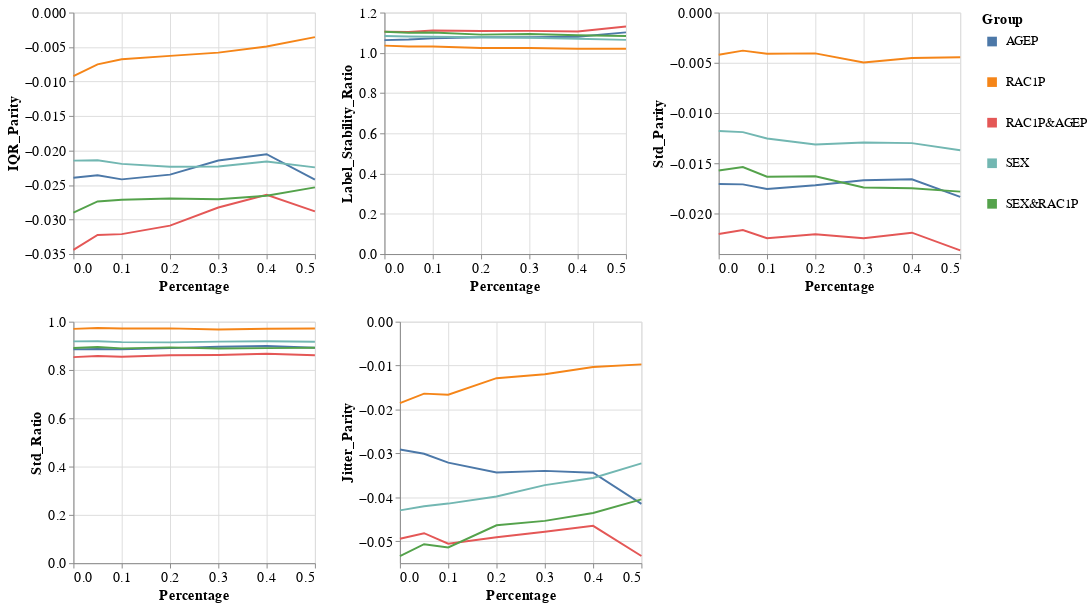

The notebook cell this image was saved under:
### Markdown cell above
### Group metrics per dataset and model

### Code cell
visualizer.create_groups_grid_pct_lines_plot(model_name=MODEL_NAMES[0],
                                             target_preprocessing_technique=PREPROCESSING_TECHNIQUES[0],
                                             group_metrics_type='variance')

### Figure 1 — Vega-Lite specification as saved in the notebook (floating-point values rounded to 4 significant figures)
{"config": {"view": {"continuousWidth": 400, "continuousHeight": 300}, "axis": {"labelFontSize": 15, "titleFontSize": 15}, "legend": {"labelFontSize": 13, "symbolStrokeWidth": 10, "titleFontSize": 15}}, "vconcat": [{"hconcat": [{"mark": "line", "encoding": {"color": {"field": "Group", "type": "nominal"}, "x": {"field": "Percentage", "type": "quantitative"}, "y": {"field": "Metric_Value", "title": "IQR_Parity", "type": "quantitative"}}, "height": 250, "width": 250}, {"data": {"name": "data-b93d85f6df326695f2cd91fbb3cf0f01"}, "mark": "line", "encoding": {"color": {"field": "Group", "type": "nominal"}, "x": {"field": "Percentage", "type": "quantitative"}, "y": {"field": "Metric_Value", "title": "Label_Stability_Ratio", "type": "quantitative"}}, "height": 250, "width": 250}, {"data": {"name": "data-0d9e8126d1ada0380030b4e2690999a8"}, "mark": "line", "encoding": {"color": {"field": "Group", "type": "nominal"}, "x": {"field": "Percentage", "type": "quantitative"}, "y": {"field": "Metric_Value", "title": "Std_Parity", "type": "quantitative"}}, "height": 250, "width": 250}]}, {"hconcat": [{"mark": "line", "encoding": {"color": {"field": "Group", "type": "nominal"}, "x": {"field": "Percentage", "type": "quantitative"}, "y": {"field": "Metric_Value", "title": "Std_Ratio", "type": "quantitative"}}, "height": 250, "width": 250}, {"data": {"name": "data-0247d5ad75c874aca2ae61397e365b96"}, "mark": "line", "encoding": {"color": {"field": "Group", "type": "nominal"}, "x": {"field": "Percentage", "type": "quantitative"}, "y": {"field": "Metric_Value", "title": "Jitter_Parity", "type": "quantitative"}}, "height": 250, "width": 250}], "data": {"name": "data-4e2c5392d53b18b516d1f5e9a4ae5f09"}}], "data": {"name": "data-d7409fc9b0b6319469786d5ee09371ed"}, "$schema": "https://vega.github.io/schema/vega-lite/v4.17.0.json", "datasets": {"data-d7409fc9b0b6319469786d5ee09371ed": [{"Model_Name": "DecisionTreeClassifier", "Metric": "IQR_Parity", "Group": "AGEP", "Metric_Value": -0.02393, "Percentage": 0.0}, {"Model_Name": "DecisionTreeClassifier", "Metric": "IQR_Parity", "Group": "RAC1P", "Metric_Value": -0.009228, "Percentage": 0.0}, {"Model_Name": "DecisionTreeClassifier", "Metric": "IQR_Parity", "Group": "RAC1P&AGEP", "Metric_Value": -0.0344, "Percentage": 0.0}, {"Model_Name": "DecisionTreeClassifier", "Metric": "IQR_Parity", "Group": "SEX", "Metric_Value": -0.02145, "Percentage": 0.0}, {"Model_Name": "DecisionTreeClassifier", "Metric": "IQR_Parity", "Group": "SEX&RAC1P", "Metric_Value": -0.02901, "Percentage": 0.0}, {"Model_Name": "DecisionTreeClassifier", "Metric": "IQR_Parity", "Group": "AGEP", "Metric_Value": -0.02357, "Percentage": 0.05}, {"Model_Name": "DecisionTreeClassifier", "Metric": "IQR_Parity", "Group": "RAC1P", "Metric_Value": -0.007504, "Percentage": 0.05}, {"Model_Name": "DecisionTreeClassifier", "Metric": "IQR_Parity", "Group": "RAC1P&AGEP", "Metric_Value": -0.03223, "Percentage": 0.05}, {"Model_Name": "DecisionTreeClassifier", "Metric": "IQR_Parity", "Group": "SEX", "Metric_Value": -0.02141, "Percentage": 0.05}, {"Model_Name": "DecisionTreeClassifier", "Metric": "IQR_Parity", "Group": "SEX&RAC1P", "Metric_Value": -0.02738, "Percentage": 0.05}, {"Model_Name": "DecisionTreeClassifier", "Metric": "IQR_Parity", "Group": "AGEP", "Metric_Value": -0.02417, "Percentage": 0.1}, {"Model_Name": "DecisionTreeClassifier", "Metric": "IQR_Parity", "Group": "RAC1P", "Metric_Value": -0.006762, "Percentage": 0.1}, {"Model_Name": "DecisionTreeClassifier", "Metric": "IQR_Parity", "Group": "RAC1P&AGEP", "Metric_Value": -0.03211, "Percentage": 0.1}, {"Model_Name": "DecisionTreeClassifier", "Metric": "IQR_Parity", "Group": "SEX", "Metric_Value": -0.02193, "Percentage": 0.1}, {"Model_Name": "DecisionTreeClassifier", "Metric": "IQR_Parity", "Group": "SEX&RAC1P", "Metric_Value": -0.02713, "Percentage": 0.1}, {"Model_Name": "DecisionTreeClassifier", "Metric": "IQR_Parity", "Group": "AGEP", "Metric_Value": -0.02349, "Percentage": 0.2}, {"Model_Name": "DecisionTreeClassifier", "Metric": "IQR_Parity", "Group": "RAC1P", "Metric_Value": -0.006274, "Percentage": 0.2}, {"Model_Name": "DecisionTreeClassifier", "Metric": "IQR_Parity", "Group": "RAC1P&AGEP", "Metric_Value": -0.03088, "Percentage": 0.2}, {"Model_Name": "DecisionTreeClassifier", "Metric": "IQR_Parity", "Group": "SEX", "Metric_Value": -0.02234, "Percentage": 0.2}, {"Model_Name": "DecisionTreeClassifier", "Metric": "IQR_Parity", "Group": "SEX&RAC1P", "Metric_Value": -0.02695, "Percentage": 0.2}, {"Model_Name": "DecisionTreeClassifier", "Metric": "IQR_Parity", "Group": "AGEP", "Metric_Value": -0.02145, "Percentage": 0.3}, {"Model_Name": "DecisionTreeClassifier", "Metric": "IQR_Parity", "Group": "RAC1P", "Metric_Value": -0.005806, "Percentage": 0.3}, {"Model_Name": "DecisionTreeClassifier", "Metric": "IQR_Parity", "Group": "RAC1P&AGEP", "Metric_Value": -0.02825, "Percentage": 0.3}, {"Model_Name": "DecisionTreeClassifier", "Metric": "IQR_Parity", "Group": "SEX", "Metric_Value": -0.02231, "Percentage": 0.3}, {"Model_Name": "DecisionTreeClassifier", "Metric": "IQR_Parity", "Group": "SEX&RAC1P", "Metric_Value": -0.02706, "Percentage": 0.3}, {"Model_Name": "DecisionTreeClassifier", "Metric": "IQR_Parity", "Group": "AGEP", "Metric_Value": -0.02053, "Percentage": 0.4}, {"Model_Name": "DecisionTreeClassifier", "Metric": "IQR_Parity", "Group": "RAC1P", "Metric_Value": -0.004919, "Percentage": 0.4}, {"Model_Name": "DecisionTreeClassifier", "Metric": "IQR_Parity", "Group": "RAC1P&AGEP", "Metric_Value": -0.02641, "Percentage": 0.4}, {"Model_Name": "DecisionTreeClassifier", "Metric": "IQR_Parity", "Group": "SEX", "Metric_Value": -0.02159, "Percentage": 0.4}, {"Model_Name": "DecisionTreeClassifier", "Metric": "IQR_Parity", "Group": "SEX&RAC1P", "Metric_Value": -0.02655, "Percentage": 0.4}, {"Model_Name": "DecisionTreeClassifier", "Metric": "IQR_Parity", "Group": "AGEP", "Metric_Value": -0.0242, "Percentage": 0.5}, {"Model_Name": "DecisionTreeClassifier", "Metric": "IQR_Parity", "Group": "RAC1P", "Metric_Value": -0.003556, "Percentage": 0.5}, {"Model_Name": "DecisionTreeClassifier", "Metric": "IQR_Parity", "Group": "RAC1P&AGEP", "Metric_Value": -0.02883, "Percentage": 0.5}, {"Model_Name": "DecisionTreeClassifier", "Metric": "IQR_Parity", "Group": "SEX", "Metric_Value": -0.02244, "Percentage": 0.5}, {"Model_Name": "DecisionTreeClassifier", "Metric": "IQR_Parity", "Group": "SEX&RAC1P", "Metric_Value": -0.02533, "Percentage": 0.5}], "data-b93d85f6df326695f2cd91fbb3cf0f01": [{"Model_Name": "DecisionTreeClassifier", "Metric": "Label_Stability_Ratio", "Group": "AGEP", "Metric_Value": 1.063, "Percentage": 0.0}, {"Model_Name": "DecisionTreeClassifier", "Metric": "Label_Stability_Ratio", "Group": "RAC1P", "Metric_Value": 1.036, "Percentage": 0.0}, {"Model_Name": "DecisionTreeClassifier", "Metric": "Label_Stability_Ratio", "Group": "RAC1P&AGEP", "Metric_Value": 1.105, "Percentage": 0.0}, {"Model_Name": "DecisionTreeClassifier", "Metric": "Label_Stability_Ratio", "Group": "SEX", "Metric_Value": 1.083, "Percentage": 0.0}, {"Model_Name": "DecisionTreeClassifier", "Metric": "Label_Stability_Ratio", "Group": "SEX&RAC1P", "Metric_Value": 1.105, "Percentage": 0.0}, {"Model_Name": "DecisionTreeClassifier", "Metric": "Label_Stability_Ratio", "Group": "AGEP", "Metric_Value": 1.066, "Percentage": 0.05}, {"Model_Name": "DecisionTreeClassifier", "Metric": "Label_Stability_Ratio", "Group": "RAC1P", "Metric_Value": 1.031, "Percentage": 0.05}, {"Model_Name": "DecisionTreeClassifier", "Metric": "Label_Stability_Ratio", "Group": "RAC1P&AGEP", "Metric_Value": 1.103, "Percentage": 0.05}, {"Model_Name": "DecisionTreeClassifier", "Metric": "Label_Stability_Ratio", "Group": "SEX", "Metric_Value": 1.081, "Percentage": 0.05}, {"Model_Name": "DecisionTreeClassifier", "Metric": "Label_Stability_Ratio", "Group": "SEX&RAC1P", "Metric_Value": 1.099, "Percentage": 0.05}, {"Model_Name": "DecisionTreeClassifier", "Metric": "Label_Stability_Ratio", "Group": "AGEP", "Metric_Value": 1.072, "Percentage": 0.1}, {"Model_Name": "DecisionTreeClassifier", "Metric": "Label_Stability_Ratio", "Group": "RAC1P", "Metric_Value": 1.032, "Percentage": 0.1}, {"Model_Name": "DecisionTreeClassifier", "Metric": "Label_Stability_Ratio", "Group": "RAC1P&AGEP", "Metric_Value": 1.111, "Percentage": 0.1}, {"Model_Name": "DecisionTreeClassifier", "Metric": "Label_Stability_Ratio", "Group": "SEX", "Metric_Value": 1.08, "Percentage": 0.1}, {"Model_Name": "DecisionTreeClassifier", "Metric": "Label_Stability_Ratio", "Group": "SEX&RAC1P", "Metric_Value": 1.101, "Percentage": 0.1}, {"Model_Name": "DecisionTreeClassifier", "Metric": "Label_Stability_Ratio", "Group": "AGEP", "Metric_Value": 1.077, "Percentage": 0.2}, {"Model_Name": "DecisionTreeClassifier", "Metric": "Label_Stability_Ratio", "Group": "RAC1P", "Metric_Value": 1.024, "Percentage": 0.2}, {"Model_Name": "DecisionTreeClassifier", "Metric": "Label_Stability_Ratio", "Group": "RAC1P&AGEP", "Metric_Value": 1.108, "Percentage": 0.2}, {"Model_Name": "DecisionTreeClassifier", "Metric": "Label_Stability_Ratio", "Group": "SEX", "Metric_Value": 1.077, "Percentage": 0.2}, {"Model_Name": "DecisionTreeClassifier", "Metric": "Label_Stability_Ratio", "Group": "SEX&RAC1P", "Metric_Value": 1.09, "Percentage": 0.2}, {"Model_Name": "DecisionTreeClassifier", "Metric": "Label_Stability_Ratio", "Group": "AGEP", "Metric_Value": 1.077, "Percentage": 0.3}, {"Model_Name": "DecisionTreeClassifier", "Metric": "Label_Stability_Ratio", "Group": "RAC1P", "Metric_Value": 1.024, "Percentage": 0.3}, {"Model_Name": "DecisionTreeClassifier", "Metric": "Label_Stability_Ratio", "Group": "RAC1P&AGEP", "Metric_Value": 1.109, "Percentage": 0.3}, {"Model_Name": "DecisionTreeClassifier", "Metric": "Label_Stability_Ratio", "Group": "SEX", "Metric_Value": 1.075, "Percentage": 0.3}, {"Model_Name": "DecisionTreeClassifier", "Metric": "Label_Stability_Ratio", "Group": "SEX&RAC1P", "Metric_Value": 1.094, "Percentage": 0.3}, {"Model_Name": "DecisionTreeClassifier", "Metric": "Label_Stability_Ratio", "Group": "AGEP", "Metric_Value": 1.08, "Percentage": 0.4}, {"Model_Name": "DecisionTreeClassifier", "Metric": "Label_Stability_Ratio", "Group": "RAC1P", "Metric_Value": 1.02, "Percentage": 0.4}, {"Model_Name": "DecisionTreeClassifier", "Metric": "Label_Stability_Ratio", "Group": "RAC1P&AGEP", "Metric_Value": 1.106, "Percentage": 0.4}, {"Model_Name": "DecisionTreeClassifier", "Metric": "Label_Stability_Ratio", "Group": "SEX", "Metric_Value": 1.07, "Percentage": 0.4}, {"Model_Name": "DecisionTreeClassifier", "Metric": "Label_Stability_Ratio", "Group": "SEX&RAC1P", "Metric_Value": 1.087, "Percentage": 0.4}, {"Model_Name": "DecisionTreeClassifier", "Metric": "Label_Stability_Ratio", "Group": "AGEP", "Metric_Value": 1.101, "Percentage": 0.5}, {"Model_Name": "DecisionTreeClassifier", "Metric": "Label_Stability_Ratio", "Group": "RAC1P", "Metric_Value": 1.02, "Percentage": 0.5}, {"Model_Name": "DecisionTreeClassifier", "Metric": "Label_Stability_Ratio", "Group": "RAC1P&AGEP", "Metric_Value": 1.131, "Percentage": 0.5}, {"Model_Name": "DecisionTreeClassifier", "Metric": "Label_Stability_Ratio", "Group": "SEX", "Metric_Value": 1.064, "Percentage": 0.5}, {"Model_Name": "DecisionTreeClassifier", "Metric": "Label_Stability_Ratio", "Group": "SEX&RAC1P", "Metric_Value": 1.084, "Percentage": 0.5}], "data-0d9e8126d1ada0380030b4e2690999a8": [{"Model_Name": "DecisionTreeClassifier", "Metric": "Std_Parity", "Group": "AGEP", "Metric_Value": -0.01704, "Percentage": 0.0}, {"Model_Name": "DecisionTreeClassifier", "Metric": "Std_Parity", "Group": "RAC1P", "Metric_Value": -0.004196, "Percentage": 0.0}, {"Model_Name": "DecisionTreeClassifier", "Metric": "Std_Parity", "Group": "RAC1P&AGEP", "Metric_Value": -0.02201, "Percentage": 0.0}, {"Model_Name": "DecisionTreeClassifier", "Metric": "Std_Parity", "Group": "SEX", "Metric_Value": -0.01177, "Percentage": 0.0}, {"Model_Name": "DecisionTreeClassifier", "Metric": "Std_Parity", "Group": "SEX&RAC1P", "Metric_Value": -0.01569, "Percentage": 0.0}, {"Model_Name": "DecisionTreeClassifier", "Metric": "Std_Parity", "Group": "AGEP", "Metric_Value": -0.01708, "Percentage": 0.05}, {"Model_Name": "DecisionTreeClassifier", "Metric": "Std_Parity", "Group": "RAC1P", "Metric_Value": -0.003786, "Percentage": 0.05}, {"Model_Name": "DecisionTreeClassifier", "Metric": "Std_Parity", "Group": "RAC1P&AGEP", "Metric_Value": -0.02161, "Percentage": 0.05}, {"Model_Name": "DecisionTreeClassifier", "Metric": "Std_Parity", "Group": "SEX", "Metric_Value": -0.01188, "Percentage": 0.05}, {"Model_Name": "DecisionTreeClassifier", "Metric": "Std_Parity", "Group": "SEX&RAC1P", "Metric_Value": -0.01536, "Percentage": 0.05}, {"Model_Name": "DecisionTreeClassifier", "Metric": "Std_Parity", "Group": "AGEP", "Metric_Value": -0.01754, "Percentage": 0.1}, {"Model_Name": "DecisionTreeClassifier", "Metric": "Std_Parity", "Group": "RAC1P", "Metric_Value": -0.004091, "Percentage": 0.1}, {"Model_Name": "DecisionTreeClassifier", "Metric": "Std_Parity", "Group": "RAC1P&AGEP", "Metric_Value": -0.02242, "Percentage": 0.1}, {"Model_Name": "DecisionTreeClassifier", "Metric": "Std_Parity", "Group": "SEX", "Metric_Value": -0.01252, "Percentage": 0.1}, {"Model_Name": "DecisionTreeClassifier", "Metric": "Std_Parity", "Group": "SEX&RAC1P", "Metric_Value": -0.01632, "Percentage": 0.1}, {"Model_Name": "DecisionTreeClassifier", "Metric": "Std_Parity", "Group": "AGEP", "Metric_Value": -0.01717, "Percentage": 0.2}, {"Model_Name": "DecisionTreeClassifier", "Metric": "Std_Parity", "Group": "RAC1P", "Metric_Value": -0.004054, "Percentage": 0.2}, {"Model_Name": "DecisionTreeClassifier", "Metric": "Std_Parity", "Group": "RAC1P&AGEP", "Metric_Value": -0.02203, "Percentage": 0.2}, {"Model_Name": "DecisionTreeClassifier", "Metric": "Std_Parity", "Group": "SEX", "Metric_Value": -0.0131, "Percentage": 0.2}, {"Model_Name": "DecisionTreeClassifier", "Metric": "Std_Parity", "Group": "SEX&RAC1P", "Metric_Value": -0.01626, "Percentage": 0.2}, {"Model_Name": "DecisionTreeClassifier", "Metric": "Std_Parity", "Group": "AGEP", "Metric_Value": -0.01666, "Percentage": 0.3}, {"Model_Name": "DecisionTreeClassifier", "Metric": "Std_Parity", "Group": "RAC1P", "Metric_Value": -0.004962, "Percentage": 0.3}, {"Model_Name": "DecisionTreeClassifier", "Metric": "Std_Parity", "Group": "RAC1P&AGEP", "Metric_Value": -0.02243, "Percentage": 0.3}, {"Model_Name": "DecisionTreeClassifier", "Metric": "Std_Parity", "Group": "SEX", "Metric_Value": -0.01291, "Percentage": 0.3}, {"Model_Name": "DecisionTreeClassifier", "Metric": "Std_Parity", "Group": "SEX&RAC1P", "Metric_Value": -0.01738, "Percentage": 0.3}, {"Model_Name": "DecisionTreeClassifier", "Metric": "Std_Parity", "Group": "AGEP", "Metric_Value": -0.01657, "Percentage": 0.4}, {"Model_Name": "DecisionTreeClassifier", "Metric": "Std_Parity", "Group": "RAC1P", "Metric_Value": -0.00452, "Percentage": 0.4}, {"Model_Name": "DecisionTreeClassifier", "Metric": "Std_Parity", "Group": "RAC1P&AGEP", "Metric_Value": -0.02187, "Percentage": 0.4}, {"Model_Name": "DecisionTreeClassifier", "Metric": "Std_Parity", "Group": "SEX", "Metric_Value": -0.01297, "Percentage": 0.4}, {"Model_Name": "DecisionTreeClassifier", "Metric": "Std_Parity", "Group": "SEX&RAC1P", "Metric_Value": -0.01746, "Percentage": 0.4}, {"Model_Name": "DecisionTreeClassifier", "Metric": "Std_Parity", "Group": "AGEP", "Metric_Value": -0.01831, "Percentage": 0.5}, {"Model_Name": "DecisionTreeClassifier", "Metric": "Std_Parity", "Group": "RAC1P", "Metric_Value": -0.00445, "Percentage": 0.5}, {"Model_Name": "DecisionTreeClassifier", "Metric": "Std_Parity", "Group": "RAC1P&AGEP", "Metric_Value": -0.02363, "Percentage": 0.5}, {"Model_Name": "DecisionTreeClassifier", "Metric": "Std_Parity", "Group": "SEX", "Metric_Value": -0.01368, "Percentage": 0.5}, {"Model_Name": "DecisionTreeClassifier", "Metric": "Std_Parity", "Group": "SEX&RAC1P", "Metric_Value": -0.01779, "Percentage": 0.5}], "data-4e2c5392d53b18b516d1f5e9a4ae5f09": [{"Model_Name": "DecisionTreeClassifier", "Metric": "Std_Ratio", "Group": "AGEP", "Metric_Value": 0.8853, "Percentage": 0.0}, {"Model_Name": "DecisionTreeClassifier", "Metric": "Std_Ratio", "Group": "RAC1P", "Metric_Value": 0.9702, "Percentage": 0.0}, {"Model_Name": "DecisionTreeClassifier", "Metric": "Std_Ratio", "Group": "RAC1P&AGEP", "Metric_Value": 0.8532, "Percentage": 0.0}, {"Model_Name": "DecisionTreeClassifier", "Metric": "Std_Ratio", "Group": "SEX", "Metric_Value": 0.9184, "Percentage": 0.0}, {"Model_Name": "DecisionTreeClassifier", "Metric": "Std_Ratio", "Group": "SEX&RAC1P", "Metric_Value": 0.8911, "Percentage": 0.0}, {"Model_Name": "DecisionTreeClassifier", "Metric": "Std_Ratio", "Group": "AGEP", "Metric_Value": 0.8866, "Percentage": 0.05}, {"Model_Name": "DecisionTreeClassifier", "Metric": "Std_Ratio", "Group": "RAC1P", "Metric_Value": 0.9735, "Percentage": 0.05}, {"Model_Name": "DecisionTreeClassifier", "Metric": "Std_Ratio", "Group": "RAC1P&AGEP", "Metric_Value": 0.8578, "Percentage": 0.05}, {"Model_Name": "DecisionTreeClassifier", "Metric": "Std_Ratio", "Group": "SEX", "Metric_Value": 0.9188, "Percentage": 0.05}, {"Model_Name": "DecisionTreeClassifier", "Metric": "Std_Ratio", "Group": "SEX&RAC1P", "Metric_Value": 0.895, "Percentage": 0.05}, {"Model_Name": "DecisionTreeClassifier", "Metric": "Std_Ratio", "Group": "AGEP", "Metric_Value": 0.8853, "Percentage": 0.1}, {"Model_Name": "DecisionTreeClassifier", "Metric": "Std_Ratio", "Group": "RAC1P", "Metric_Value": 0.9716, "Percentage": 0.1}, {"Model_Name": "DecisionTreeClassifier", "Metric": "Std_Ratio", "Group": "RAC1P&AGEP", "Metric_Value": 0.8547, "Percentage": 0.1}, {"Model_Name": "DecisionTreeClassifier", "Metric": "Std_Ratio", "Group": "SEX", "Metric_Value": 0.9155, "Percentage": 0.1}, {"Model_Name": "DecisionTreeClassifier", "Metric": "Std_Ratio", "Group": "SEX&RAC1P", "Metric_Value": 0.8895, "Percentage": 0.1}, {"Model_Name": "DecisionTreeClassifier", "Metric": "Std_Ratio", "Group": "AGEP", "Metric_Value": 0.8906, "Percentage": 0.2}, {"Model_Name": "DecisionTreeClassifier", "Metric": "Std_Ratio", "Group": "RAC1P", "Metric_Value": 0.9724, "Percentage": 0.2}, {"Model_Name": "DecisionTreeClassifier", "Metric": "Std_Ratio", "Group": "RAC1P&AGEP", "Metric_Value": 0.8607, "Percentage": 0.2}, {"Model_Name": "DecisionTreeClassifier", "Metric": "Std_Ratio", "Group": "SEX", "Metric_Value": 0.9143, "Percentage": 0.2}, {"Model_Name": "DecisionTreeClassifier", "Metric": "Std_Ratio", "Group": "SEX&RAC1P", "Metric_Value": 0.8936, "Percentage": 0.2}, {"Model_Name": "DecisionTreeClassifier", "Metric": "Std_Ratio", "Group": "AGEP", "Metric_Value": 0.8964, "Percentage": 0.3}, {"Model_Name": "DecisionTreeClassifier", "Metric": "Std_Ratio", "Group": "RAC1P", "Metric_Value": 0.9676, "Percentage": 0.3}, {"Model_Name": "DecisionTreeClassifier", "Metric": "Std_Ratio", "Group": "RAC1P&AGEP", "Metric_Value": 0.862, "Percentage": 0.3}, {"Model_Name": "DecisionTreeClassifier", "Metric": "Std_Ratio", "Group": "SEX", "Metric_Value": 0.9175, "Percentage": 0.3}, {"Model_Name": "DecisionTreeClassifier", "Metric": "Std_Ratio", "Group": "SEX&RAC1P", "Metric_Value": 0.8893, "Percentage": 0.3}, {"Model_Name": "DecisionTreeClassifier", "Metric": "Std_Ratio", "Group": "AGEP", "Metric_Value": 0.899, "Percentage": 0.4}, {"Model_Name": "DecisionTreeClassifier", "Metric": "Std_Ratio", "Group": "RAC1P", "Metric_Value": 0.9705, "Percentage": 0.4}, {"Model_Name": "DecisionTreeClassifier", "Metric": "Std_Ratio", "Group": "RAC1P&AGEP", "Metric_Value": 0.867, "Percentage": 0.4}, {"Model_Name": "DecisionTreeClassifier", "Metric": "Std_Ratio", "Group": "SEX", "Metric_Value": 0.9192, "Percentage": 0.4}, {"Model_Name": "DecisionTreeClassifier", "Metric": "Std_Ratio", "Group": "SEX&RAC1P", "Metric_Value": 0.8905, "Percentage": 0.4}, {"Model_Name": "DecisionTreeClassifier", "Metric": "Std_Ratio", "Group": "AGEP", "Metric_Value": 0.8921, "Percentage": 0.5}, {"Model_Name": "DecisionTreeClassifier", "Metric": "Std_Ratio", "Group": "RAC1P", "Metric_Value": 0.972, "Percentage": 0.5}, {"Model_Name": "DecisionTreeClassifier", "Metric": "Std_Ratio", "Group": "RAC1P&AGEP", "Metric_Value": 0.8613, "Percentage": 0.5}, {"Model_Name": "DecisionTreeClassifier", "Metric": "Std_Ratio", "Group": "SEX", "Metric_Value": 0.917, "Percentage": 0.5}, {"Model_Name": "DecisionTreeClassifier", "Metric": "Std_Ratio", "Group": "SEX&RAC1P", "Metric_Value": 0.8917, "Percentage": 0.5}], "data-0247d5ad75c874aca2ae61397e365b96": [{"Model_Name": "DecisionTreeClassifier", "Metric": "Jitter_Parity", "Group": "AGEP", "Metric_Value": -0.02912, "Percentage": 0.0}, {"Model_Name": "DecisionTreeClassifier", "Metric": "Jitter_Parity", "Group": "RAC1P", "Metric_Value": -0.01853, "Percentage": 0.0}, {"Model_Name": "DecisionTreeClassifier", "Metric": "Jitter_Parity", "Group": "RAC1P&AGEP", "Metric_Value": -0.04944, "Percentage": 0.0}, {"Model_Name": "DecisionTreeClassifier", "Metric": "Jitter_Parity", "Group": "SEX", "Metric_Value": -0.04298, "Percentage": 0.0}, {"Model_Name": "DecisionTreeClassifier", "Metric": "Jitter_Parity", "Group": "SEX&RAC1P", "Metric_Value": -0.0534, "Percentage": 0.0}, {"Model_Name": "DecisionTreeClassifier", "Metric": "Jitter_Parity", "Group": "AGEP", "Metric_Value": -0.03009, "Percentage": 0.05}, {"Model_Name": "DecisionTreeClassifier", "Metric": "Jitter_Parity", "Group": "RAC1P", "Metric_Value": -0.01639, "Percentage": 0.05}, {"Model_Name": "DecisionTreeClassifier", "Metric": "Jitter_Parity", "Group": "RAC1P&AGEP", "Metric_Value": -0.04818, "Percentage": 0.05}, {"Model_Name": "DecisionTreeClassifier", "Metric": "Jitter_Parity", "Group": "SEX", "Metric_Value": -0.04203, "Percentage": 0.05}, {"Model_Name": "DecisionTreeClassifier", "Metric": "Jitter_Parity", "Group": "SEX&RAC1P", "Metric_Value": -0.05068, "Percentage": 0.05}, {"Model_Name": "DecisionTreeClassifier", "Metric": "Jitter_Parity", "Group": "AGEP", "Metric_Value": -0.03209, "Percentage": 0.1}, {"Model_Name": "DecisionTreeClassifier", "Metric": "Jitter_Parity", "Group": "RAC1P", "Metric_Value": -0.01664, "Percentage": 0.1}, {"Model_Name": "DecisionTreeClassifier", "Metric": "Jitter_Parity", "Group": "RAC1P&AGEP", "Metric_Value": -0.05057, "Percentage": 0.1}, {"Model_Name": "DecisionTreeClassifier", "Metric": "Jitter_Parity", "Group": "SEX", "Metric_Value": -0.04143, "Percentage": 0.1}, {"Model_Name": "DecisionTreeClassifier", "Metric": "Jitter_Parity", "Group": "SEX&RAC1P", "Metric_Value": -0.05142, "Percentage": 0.1}, {"Model_Name": "DecisionTreeClassifier", "Metric": "Jitter_Parity", "Group": "AGEP", "Metric_Value": -0.03436, "Percentage": 0.2}, {"Model_Name": "DecisionTreeClassifier", "Metric": "Jitter_Parity", "Group": "RAC1P", "Metric_Value": -0.01287, "Percentage": 0.2}, {"Model_Name": "DecisionTreeClassifier", "Metric": "Jitter_Parity", "Group": "RAC1P&AGEP", "Metric_Value": -0.04909, "Percentage": 0.2}, {"Model_Name": "DecisionTreeClassifier", "Metric": "Jitter_Parity", "Group": "SEX", "Metric_Value": -0.03981, "Percentage": 0.2}, {"Model_Name": "DecisionTreeClassifier", "Metric": "Jitter_Parity", "Group": "SEX&RAC1P", "Metric_Value": -0.04638, "Percentage": 0.2}, {"Model_Name": "DecisionTreeClassifier", "Metric": "Jitter_Parity", "Group": "AGEP", "Metric_Value": -0.03398, "Percentage": 0.3}, {"Model_Name": "DecisionTreeClassifier", "Metric": "Jitter_Parity", "Group": "RAC1P", "Metric_Value": -0.01196, "Percentage": 0.3}, {"Model_Name": "DecisionTreeClassifier", "Metric": "Jitter_Parity", "Group": "RAC1P&AGEP", "Metric_Value": -0.04784, "Percentage": 0.3}, {"Model_Name": "DecisionTreeClassifier", "Metric": "Jitter_Parity", "Group": "SEX", "Metric_Value": -0.03722, "Percentage": 0.3}, {"Model_Name": "DecisionTreeClassifier", "Metric": "Jitter_Parity", "Group": "SEX&RAC1P", "Metric_Value": -0.04537, "Percentage": 0.3}, {"Model_Name": "DecisionTreeClassifier", "Metric": "Jitter_Parity", "Group": "AGEP", "Metric_Value": -0.03439, "Percentage": 0.4}, {"Model_Name": "DecisionTreeClassifier", "Metric": "Jitter_Parity", "Group": "RAC1P", "Metric_Value": -0.01033, "Percentage": 0.4}, {"Model_Name": "DecisionTreeClassifier", "Metric": "Jitter_Parity", "Group": "RAC1P&AGEP", "Metric_Value": -0.0465, "Percentage": 0.4}, {"Model_Name": "DecisionTreeClassifier", "Metric": "Jitter_Parity", "Group": "SEX", "Metric_Value": -0.0356, "Percentage": 0.4}, {"Model_Name": "DecisionTreeClassifier", "Metric": "Jitter_Parity", "Group": "SEX&RAC1P", "Metric_Value": -0.04357, "Percentage": 0.4}, {"Model_Name": "DecisionTreeClassifier", "Metric": "Jitter_Parity", "Group": "AGEP", "Metric_Value": -0.04148, "Percentage": 0.5}, {"Model_Name": "DecisionTreeClassifier", "Metric": "Jitter_Parity", "Group": "RAC1P", "Metric_Value": -0.009717, "Percentage": 0.5}, {"Model_Name": "DecisionTreeClassifier", "Metric": "Jitter_Parity", "Group": "RAC1P&AGEP", "Metric_Value": -0.05337, "Percentage": 0.5}, {"Model_Name": "DecisionTreeClassifier", "Metric": "Jitter_Parity", "Group": "SEX", "Metric_Value": -0.03227, "Percentage": 0.5}, {"Model_Name": "DecisionTreeClassifier", "Metric": "Jitter_Parity", "Group": "SEX&RAC1P", "Metric_Value": -0.04046, "Percentage": 0.5}]}}
